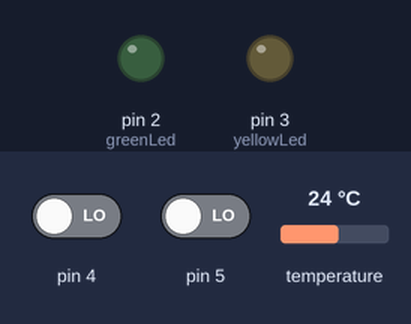
Recording of a sketch running on a simulated Arduino Uno, built with avr-gcc and run on an emulated ATmega328P. Shown: output pins drawn as LEDs (lit = HIGH). Dashed ring = blinking. The inputs (shaded band) are chosen by the test bench; at power-on: pin 4 LOW, pin 5 LOW, temperature 24 °C. WiFi joins after 1.5 s; servers stay silent unless stated; pins used as bus, display or sensor lines are not drawn; what the sketch prints to the serial monitor is not drawn.

Above: at 4.4 s.
4.5 s: pin 4 driven HIGH
At 14.7 s:
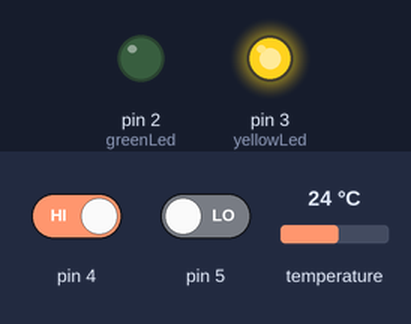
15.0 s: pin 5 driven HIGH
At 16.4 s:
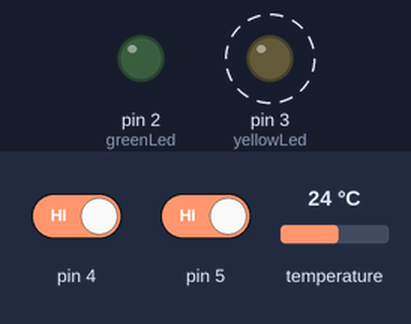
22.5 s: pin 5 driven LOW
At 23.0 s:
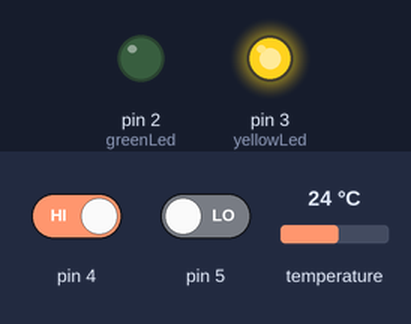
Timing chart, 0 to 25.5 s (numbered marks = the images above; inputs shaded):
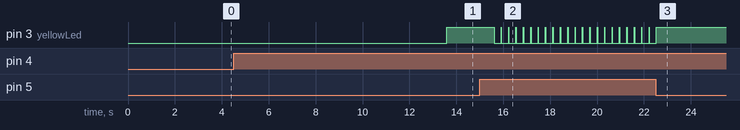

Measured:
- after the input at 4.5 s, pin 3 (yellowLed): LOW → HIGH after 9.1 s
- after the input at 15.0 s, pin 3 (yellowLed): alternates HIGH for 0.02 s and LOW for 0.30 s, starting after 0.61 s
- after the input at 22.5 s, pin 3 (yellowLed): goes on until 22.5 s, then stays HIGH

The sketch:

tBTS_temp_sensor_pusher_v003.pde
```cpp
#include <Ethernet.h>

byte mac[] = { 0xBB, 0xAD, 0xBE, 0xEF, 0xFE, 0xED };
byte ip[] = { 192, 168, 1, 221 };
byte gateway[] = { 192, 168, 1, 1 };
//byte server[] = { 71, 196, 146, 152 }; // www.bluefx.com
byte server[] = { 192, 168, 1, 12 }; // www.bluefx.com

Client client(server, 80);

const int greenLed = 2;
const int yellowLed = 3;
const int wiz811resetPin = 9;


void setup()
{
  Serial.begin(115200);
  pinMode( wiz811resetPin, OUTPUT );
  digitalWrite(wiz811resetPin, LOW);
  Serial.print("resetting ethernet... ");
  delay(50);
  Serial.println("done");
    digitalWrite(wiz811resetPin, HIGH);
  delay(200);
  Serial.print("initializing ethernet... ");
//  Ethernet.begin(mac, ip, gateway);
  Ethernet.begin(mac, ip, gateway);
  Serial.println("done");

  delay(2000);

  pinMode( 4, INPUT );
  pinMode( 5, INPUT );
  pinMode( greenLed, OUTPUT );
  pinMode( yellowLed, OUTPUT );

  tempLoop();

}


// begin temp stuff
#include <OneWire.h>

/* DS18S20 Temperature chip i/o */

OneWire  ds(8);  // on pin 10
int HighByte, LowByte, TReading, SignBit, Tc_100, Whole, Fract, Tf_100, fWhole, fFract;
int qsensors = 0;
byte smac[8];

void tempLoop(void) {
  byte i;
  byte present = 0;
  byte data[12];
  byte addr[8];

  if ( !ds.search(addr)) {
//    Serial.print("No more addresses.\n");
    ds.reset_search();
    delay(250);
    qsensors=0;
    return;
  } else {
    qsensors++;
  }
  ds.search(addr);


  Serial.print("R=");
  for( i = 0; i < 8; i++) {
    Serial.print(addr[i], HEX);
    Serial.print(" ");
    smac[i] = addr[i];
  }

  if ( OneWire::crc8( addr, 7) != addr[7]) {
      Serial.print("CRC is not valid!\n");
      return;
  }

  if ( addr[0] != 0x28) {
      Serial.print("Device is not a DS18B20 family device.\n");
      return;
  }

  // The DallasTemperature library can do all this work for you!

  ds.reset();
  ds.select(addr);
  ds.write(0x44,1);         // start conversion, with parasite power on at the end

  delay(1000);     // maybe 750ms is enough, maybe not
  // we might do a ds.depower() here, but the reset will take care of it.

  present = ds.reset();
  ds.select(addr);
  ds.write(0xBE);         // Read Scratchpad

  Serial.print("P=");
  Serial.print(present,HEX);
  Serial.print(" ");
  for ( i = 0; i < 9; i++) {           // we need 9 bytes
    data[i] = ds.read();
    Serial.print(data[i], HEX);
    Serial.print(" ");
  }
  Serial.print(" CRC=");
  Serial.print( OneWire::crc8( data, 8), HEX);
//  Serial.println();

  LowByte = data[0];
  HighByte = data[1];
  TReading = (HighByte << 8) + LowByte;
  SignBit = TReading & 0x8000;  // test most sig bit
  if (SignBit) // negative
  {
    TReading = (TReading ^ 0xffff) + 1; // 2's comp
  }
  Tc_100 = (6 * TReading) + TReading / 4;    // multiply by (100 * 0.0625) or 6.25

  Tf_100 = Tc_100 * 9/5 + 3200;
//  fWhole = (Tc_100/100) * 9/5 + 32;
  fWhole = Tf_100 / 100;
  fFract = Tf_100 % 100;


  Whole = Tc_100 / 100;  // separate off the whole and fractional portions
  Fract = Tc_100 % 100;


  if (SignBit) // If its negative
  {
     Serial.print("-");
  }
  Serial.print(Whole);
  Serial.print(".");
  if (Fract < 10)
  {
     Serial.print("0");
  }
  Serial.print(Fract);
  Serial.print("C, which is ");


  if (SignBit) // If its negative
  {
     Serial.print("-");
  }
  Serial.print(fWhole);
  Serial.print(".");
  if (fFract < 10)
  {
     Serial.print("0");
  }
  Serial.print(fFract);

  Serial.print("\n");


}


// end temp stuff


void httpTempPoster() {

          // print out the last temp we got
//          client.print("GET sbs/oww_feed.php?oww_feed=avr&oww_sensor=avr_ds18b20_001&v1=&v2=56.3");
          client.print("GET /sbs/oww_feed.php?oww_feed=avr&oww_sensor=avr_ds18b20_002&v1=");
          if (SignBit) // If its negative
          {
            client.print("-");
          }
          client.print(Whole);
          client.print(".");
          if (Fract < 10)
          {
             client.print("0");
          }
          client.print(Fract);
          client.print("&v2=");


          if (SignBit) // If its negative
          {
             client.print("-");
          }
          client.print(fWhole);
          client.print(".");
          if (fFract < 10)
          {
             client.print("0");
          }
          client.print(fFract);
          client.print(" HTTP/1.0");
//          client.print("F</b>ahrenheit.  <br/>&nbsp;<font color=grey>or thats what sensor at 1-wire addr (");
//
//          for( int i = 0; i < 8; i++) {
//            client.print(smac[i], HEX);
//            client.print(":");
//          }
//          client.print(") seems to think</font><br/><br/>");

}


void loop()
{
  //tempLoop(); moved to setup

  if (digitalRead(4)) {
    Serial.print("connecting... ");
    digitalWrite(greenLed, LOW);
    digitalWrite(yellowLed, LOW);

    delay(100);
    if (client.connect()) {
      Serial.print("connected... ");
      httpTempPoster();
      client.print("\n\n");
      while (client.connected()) {
        if (client.available()) {
          char c = client.read();
          //Serial.print(c);
        }

        if (!client.connected()) {
          //Serial.println();
          Serial.println("disconnecting.");
          client.stop();
          digitalWrite(greenLed, HIGH);
        }
      }

    } else {
      Serial.println("connection failed");
      digitalWrite(yellowLed, HIGH);
      Serial.print("turn on red switch to attempt a reset\n");
      while (! digitalRead(5)) {
        delay(2000);
      }
      Serial.print("attempting a client.stop...");
      client.stop();
      Serial.print(" done\n");
      Serial.print("Attempting to continue normally....\n");
    }
  }  else {
    Serial.println("press the button to post a temp...");
    delay(10000);
  }
  delay(10);

}
```
